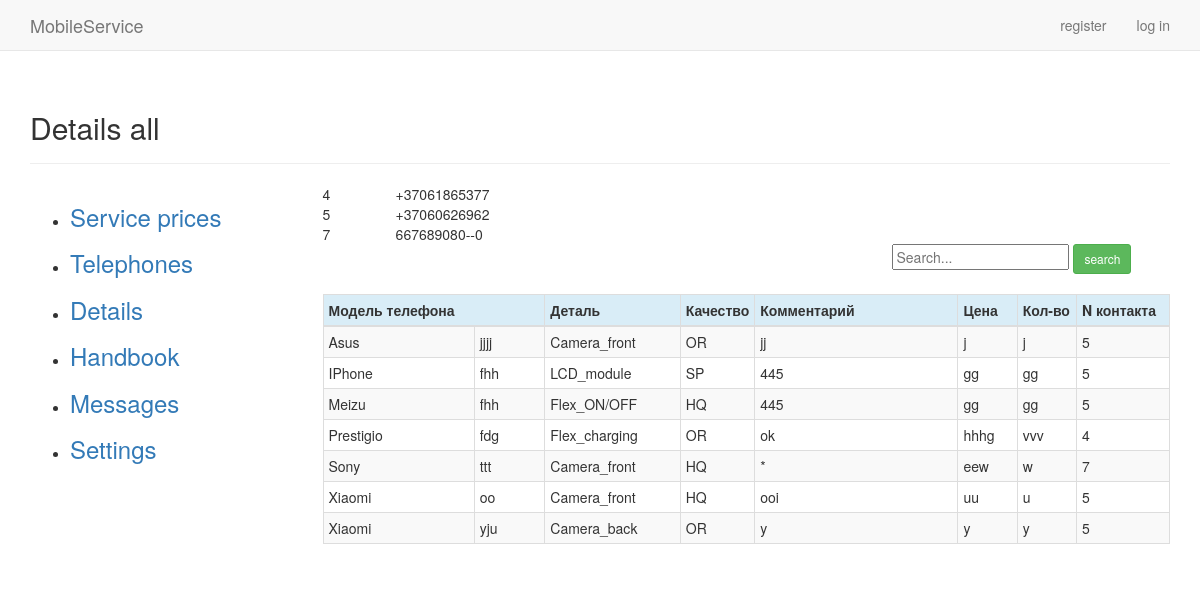
Page /users/details_all/ on the committed database.
### send_email/models.py (models this page shows)
class Settings_common(models.Model):
    VIS = 'Yes'
    INVIS = 'No'
    DETAIL_VISIBILITY = ((VIS, 'Yes'), (INVIS, 'No'))
    number_reg_letter = models.CharField(max_length=5, default='NUM')
    number_reg_start = models.IntegerField(default=0)
    message_send_start = models.CharField(max_length=5, default='9.00')
    message_send_finish = models.CharField(max_length=5, default='17.00')
    details_visible = models.CharField(max_length=10, choices=DETAIL_VISIBILITY)
    type_message = models.CharField(max_length=20)
    contact_number = models.CharField(max_length=20)
    free_set = models.CharField(max_length=20, choices=DETAIL_VISIBILITY)
    owner = models.ForeignKey(User, on_delete=models.CASCADE)

### users/models.py (models this page shows)
class Details(models.Model):
    SAM = 'Samsung'
    ALK = 'Alkatel'
    ASE = 'Aser'
    AMI = 'Amigo'
    AMO = 'Amoi'
    APL = 'IPhone'
    ASU = 'Asus'
    BBR = 'BlackBerry'
    BVI = 'BlackView'
    BLU = 'BLU'
    BQ = 'BQ'
    CAT = 'CAT'
    CAP = 'Caterpillar'
    COO = 'Coolpad'
    CUB = 'Cubot'
    DOO = 'Doogee'
    DOR = 'Doro'
    EST = 'Estar'
    ELE = 'Elephone'
    GIG = 'Gigabyte'
    GET = 'Getnord'
    GOO = 'Google'
    HTC = 'HTC'
    HP = 'HP'
    HOM = 'HomTom'
    KAZ = 'Kazam'
    MYP = 'MyPhone'
    NOU = 'Nous'
    ONE = 'OnePlus'
    OUK = 'Oukitel'
    PRE = 'Prestigio'
    ZTE = 'ZTE'
    ZOP = 'Zopo'
    HUA = 'Huawei'
    LEN = 'Lenovo'
    SON = 'Sony'
    LG = 'LG'
    MEI = 'Meizu'
    XIA = 'Xiaomi'
    MIR = 'Microsoft'
    NOK = 'Nokia'
    OTH = '------->'
    """детали"""
    LCD_MOD = 'LCD_module'
    LCD = 'LCD'
    TOU = 'Touch'
    FLEX_CH = 'Flex_charging'
    FLEX_ON = 'Flex_ON/OFF'
    FLEX_CAM = 'Flex_camera'
    BAT = 'Battery'
    CAM_FR = 'Camera_front'
    CAM_BC = 'Camera_back'
    BC = 'Back_cover'
    """качество"""
    SP = 'SP'
    OR = 'OR'
    HQ = 'HQ'
    COPY = 'COPY'
    """видимость другим"""
    VIS = 'Yes'
    INVIS = 'No'
    BRAND = ((APL, 'IPhone'), (SAM, 'Samsung'), (HUA, 'Huawei'), (MEI, 'Meizu'), (XIA, 'Xiaomi'), (NOK, 'Nokia'),
        (MIR, 'Microsoft'), (PRE, 'Prestigio'), (SON, 'Sony'), (ALK, 'Alcatel'), (ASU, 'Asus'), (ASE, 'Aser'),
        (AMI, 'Amigo'), (AMO, 'Amoi'), (BVI, 'BlackView'), (BLU, 'BLU'), (BQ, 'BQ'), (BBR, 'BlackBerry'),
        (CAT, 'CAT'), (CAP, 'Caterpillar'), (COO, 'Coolpad'), (CUB, 'Cubot'), (DOO, 'Doogee'), (DOR, 'Doro'),
        (ELE, 'Elephone'), (EST, 'Estar'), (GIG, 'Gigabyte'), (GET, 'Getnord'), (GOO, 'Google'), (HTC, 'HTC'),
        (HOM, 'HomTom'), (HP, 'HP'), (KAZ, 'Kazam'), (LEN, 'Lenovo'), (LG, 'Lg'), (MYP, 'MyPhone'),
        (NOU, 'Nous'), (ONE, 'OnePlus'), (OUK, 'Oukitel'), (ZOP, 'Zopo'), (ZTE, 'ZTE'), (OTH, '------->'))
    DETAIL = ((BAT,'Battery'),(BC,'Back_cover'),(CAM_BC,'Camera_back'),(CAM_FR,'Camera_front'),(FLEX_CH,'Flex_charging'),
        (FLEX_ON,'Flex_ON/OFF'),(FLEX_CAM,'Flex_camera'),(LCD_MOD,'LCD_module'),(LCD,'LCD'),(TOU,'Touch'))
    QUALITY = ((SP,'SP'),(OR,'OR'),(HQ,'HQ'),(COPY,'COPY'))
    DETAIL_VISIBILITY = ((VIS,'Yes'),(INVIS,'No'))
    user_model = models.CharField(max_length=20, choices = BRAND)
    user_model_1 = models.CharField(max_length=20)
    user_detail = models.CharField(max_length=20, choices = DETAIL)
    detail_quality = models.CharField(max_length=10,choices = QUALITY)
    detail_comment = models.CharField(max_length=20,default='*')
    detail_price = models.CharField(max_length=5)
    detail_quantity = models.CharField(max_length=5)
    owner = models.ForeignKey(User, on_delete=models.CASCADE)
    detail_visible = models.CharField(max_length=10, choices = DETAIL_VISIBILITY)

### users/views.py (the view)
# urls.py: path('details_all/', views.details_all, name= 'details_all'),
def details_all(request):
    details_all = Details.objects.order_by('user_model', 'user_model_1')
    set_2 = []
    set_3 = {}
    all_owners = Settings_common.objects.order_by('owner')
    for all_owner in all_owners:
        if all_owner.details_visible == 'Yes':
            set_2.append(all_owner.owner_id)
            set_3[all_owner.owner_id]= all_owner.contact_number
    context = {'details_all': details_all,'set_2':set_2,'set_3': set_3}
    return render(request, 'users/details_all.html', context)

### users/templates/users/details_all.html (shortened to what this page needs)
{% extends "mobile/base_1.html" %}
{% load bootstrap3 %}
{% block header %}
  <h2>Details all</h2><h4>{{user.username}}</h4>
{% endblock header %}
{% block content %}
  <table>
    {% for key, value in set_3.items %}
      <div class="row">
        <div class="col-sm-1">
            {{ key }}
        </div>
        <div class="col-sm-2">
           {{ value }}
        </div>
      </div>
    {% endfor %}
  </table>
  <div class="row">
    <div class="col-sm-offset-8">
      <form action="{% url 'users:details_all_search' %}" method="get" autocomplete="off" >
        <input name="q" type="text" placeholder="Search...">
        <button type="submit" class="btn btn-success btn-sm">search</button>
      </form>
    </div>
  </div>
  <div class="row">
    <div class="col-sm-8">
    </div>
  </div>
<table class="table table-striped table-bordered table-condensed table-hover">
    <thead>
      <tr class="info">
        <th colspan="2">Модель телефона</th>
        <th style="width:16%">Деталь</th>
        <th style="width:8%">Качество</th>
        <th style="width:24%">Комментарий</th>
        <th style="width:7%">Цена</th>
        <th style="width:7%">Кол-во</th>
        <th style="width:11%">N контакта</th>
      </tr>
    </thead>
    <tbody>
    {% for detail_all in details_all %}
        {% if detail_all.owner_id in set_2 %}
          {% if detail_all.detail_visible == 'Yes' %}
            <tr>
              <td>{{detail_all.user_model}}</td>
              <td>{{detail_all.user_model_1}}</td>
              <td>{{detail_all.user_detail}}</td>
              <td>{{detail_all.detail_quality}}</td>
              <td>{{detail_all.detail_comment}}</td>
              <td>{{detail_all.detail_price}}</td>
              <td>{{detail_all.detail_quantity}}</td>
              <td>{{detail_all.owner_id}}</td>
            </tr>
          {% endif %}
       {% endif %}
    {% endfor %}
     </tbody>
 </table>
{% endblock content %}

### rows in the picture
Settings_common: set_3 "+37061865377"
Settings_common: set_3 "+37060626962"
Settings_common: set_3 "667689080--0"
Details: user_model "Asus", user_model_1 "jjjj", user_detail "Camera_front", detail_quality "OR", detail_comment "jj", detail_price "j", detail_quantity "j", owner_id "5"
Details: user_model "IPhone", user_model_1 "fhh", user_detail "LCD_module", detail_quality "SP", detail_comment "445", detail_price "gg", detail_quantity "gg", owner_id "5"
Details: user_model "Meizu", user_model_1 "fhh", user_detail "Flex_ON/OFF", detail_quality "HQ", detail_comment "445", detail_price "gg", detail_quantity "gg", owner_id "5"
Details: user_model "Prestigio", user_model_1 "fdg", user_detail "Flex_charging", detail_quality "OR", detail_comment "ok", detail_price "hhhg", detail_quantity "vvv", owner_id "4"
Details: user_model "Sony", user_model_1 "ttt", user_detail "Camera_front", detail_quality "HQ", detail_comment "*", detail_price "eew", detail_quantity "w", owner_id "7"
Details: user_model "Xiaomi", user_model_1 "oo", user_detail "Camera_front", detail_quality "HQ", detail_comment "ooi", detail_price "uu", detail_quantity "u", owner_id "5"
Details: user_model "Xiaomi", user_model_1 "yju", user_detail "Camera_back", detail_quality "OR", detail_comment "y", detail_price "y", detail_quantity "y", owner_id "5"

### other values in the picture
{{ key }} "4" "5" "7"
